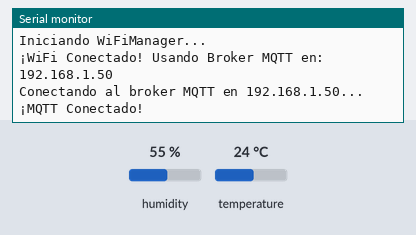
The sketch below on a simulated Seeed XIAO ESP32-S3. Shown: the last lines printed to the serial monitor. The test bench sets the inputs (shaded band); at power-on: humidity 55 %, temperature 24 °C. WiFi joins after 1.5 s; servers stay silent unless stated; EEPROM starts erased; no MQTT or app messages arrive unless stated.

Above: at 2.7 s.
2.8 s: humidity set to 22 %
At 15.6 s:
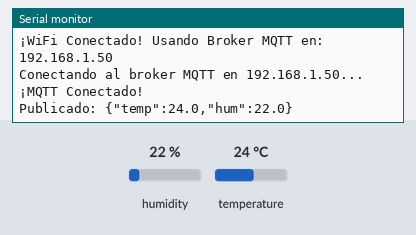
23.1 s: temperature set to 12 °C
At 30.6 s:
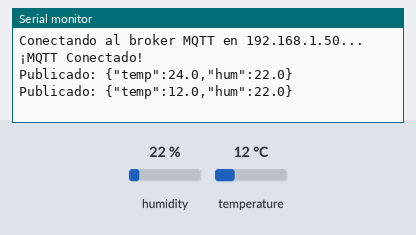
43.4 s: humidity set to 40 %
At 45.7 s:
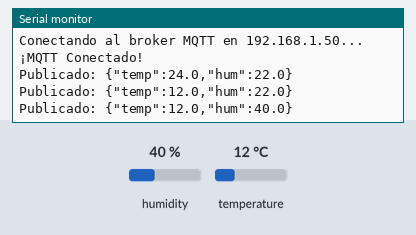

The sketch:

MQTT_Tem_Hum_wifi_dinamico_seguro.ino
```cpp
#include <WiFi.h>
#include <WebServer.h>
#include <DNSServer.h>
#include <WiFiManager.h>  // <-- Para el Portal Cautivo y parámetros
#include <PubSubClient.h>
#include <Wire.h>
#include "Adafruit_SHT4x.h"
#include <Preferences.h>  // <-- Librería nativa para guardar la IP del Broker

// --- Configuración dinámica ---
char mqtt_server[40] = "192.168.1.50";  // Valor por defecto (se actualizará con el portal)
const int mqtt_port = 1883;
const char* mqtt_topic = "home/server-room/climate";
const char* r = "-r"; // El mensaje se publica con Retain

const unsigned long publishInterval = 15000; // 15 segundos

// --- Objetos globales ---
WiFiClient espClient;
PubSubClient client(espClient);
Adafruit_SHT4x sht4 = Adafruit_SHT4x();
unsigned long lastPublish = 0;
Preferences preferences; // Para persistir la IP

void setup_wifi_manager() {
  WiFiManager wm;

  // 1. Cargar la IP guardada previamente en la memoria Flash
  preferences.begin("mqtt_config", false);
  // Si no hay ninguna guardada, usa la de por defecto ("192.168.1.50")
  String saved_ip = preferences.getString("broker_ip", mqtt_server);
  saved_ip.toCharArray(mqtt_server, 40);

  // 2. Crear el campo de texto personalizado para el Portal Web
  // ID: "mqtt", Etiqueta en pantalla: "Servidor MQTT", Valor inicial, largo máx: 40
  WiFiManagerParameter custom_mqtt_server("mqtt", "Servidor MQTT (IP)", mqtt_server, 40);
  wm.addParameter(&custom_mqtt_server);

  Serial.println("Iniciando WiFiManager...");

  // 3. Abrir Portal con contraseña en el Access Point (mínimo 8 caracteres)
  if(!wm.autoConnect("ESP32_Config", "unaContraseñaLarga")) {
      Serial.println("Error al conectar o tiempo de espera agotado. Reiniciando...");
      delay(3000);
      ESP.restart();
  }

  // 4. Si se conecta con éxito, leemos lo que el usuario escribió en la web
  strcpy(mqtt_server, custom_mqtt_server.getValue());

  // Guardamos la nueva IP en la memoria para el próximo reinicio
  preferences.putString("broker_ip", String(mqtt_server));
  preferences.end();

  Serial.print("¡WiFi Conectado! Usando Broker MQTT en: ");
  Serial.println(mqtt_server);
}

void ensureWifiConnected() {
  if (WiFi.status() != WL_CONNECTED) {
    Serial.println("WiFi caído, reintentando...");
    WiFi.reconnect();
    unsigned long start = millis();
    while (WiFi.status() != WL_CONNECTED && millis() - start < 10000) {
      delay(500);
    }
  }
}

void reconnectMQTT() {
  while (!client.connected()) {
    Serial.print("Conectando al broker MQTT en ");
    Serial.print(mqtt_server);
    Serial.println("...");

    if (client.connect("xiao-esp32s3-server-room")) {
      Serial.println("¡MQTT Conectado!");
    } else {
      Serial.print("Fallo en conexión MQTT, rc=");
      Serial.print(client.state());
      Serial.println(" reintentando en 5 segundos");
      delay(5000);
    }
  }
}

void setup() {
  Serial.begin(115200);
  Wire.begin();

  if (!sht4.begin()) {
    Serial.println("No se encontró el sensor SHT40. Revisa el cableado.");
    while (1) delay(10);
  }
  sht4.setPrecision(SHT4X_HIGH_PRECISION);
  sht4.setHeater(SHT4X_NO_HEATER);

  // Configuramos WiFi y recuperamos/guardamos la IP del Broker
  setup_wifi_manager();

  // Iniciamos el cliente MQTT con la IP obtenida
  client.setServer(mqtt_server, mqtt_port);
}

void loop() {
  ensureWifiConnected();

  if (!client.connected()) {
    reconnectMQTT();
  }
  client.loop();

  unsigned long now = millis();
  if (now - lastPublish >= publishInterval) {
    lastPublish = now;

    sensors_event_t humidity, temp;
    if (!sht4.getEvent(&humidity, &temp)) {
      Serial.println("Lectura de sensor fallida, se omite este ciclo");
      return;
    }
    if (isnan(temp.temperature) || isnan(humidity.relative_humidity)) {
      Serial.println("Lectura NaN detectada, se omite este ciclo");
      return;
    }

    char payload[64];
    snprintf(payload, sizeof(payload), "{\"temp\":%.1f,\"hum\":%.1f}",
              temp.temperature, humidity.relative_humidity);

    client.publish(mqtt_topic, payload, r);
    Serial.print("Publicado: ");
    Serial.println(payload);
  }
}
```

Measured:
- after the input at 2.8 s, the serial monitor: prints a new line after 12.3 s (image 1)
- after the input at 23.1 s, the serial monitor: prints a new line after 7.0 s (image 2)
- after the input at 43.4 s, the serial monitor: prints a new line after 1.7 s (image 3)
